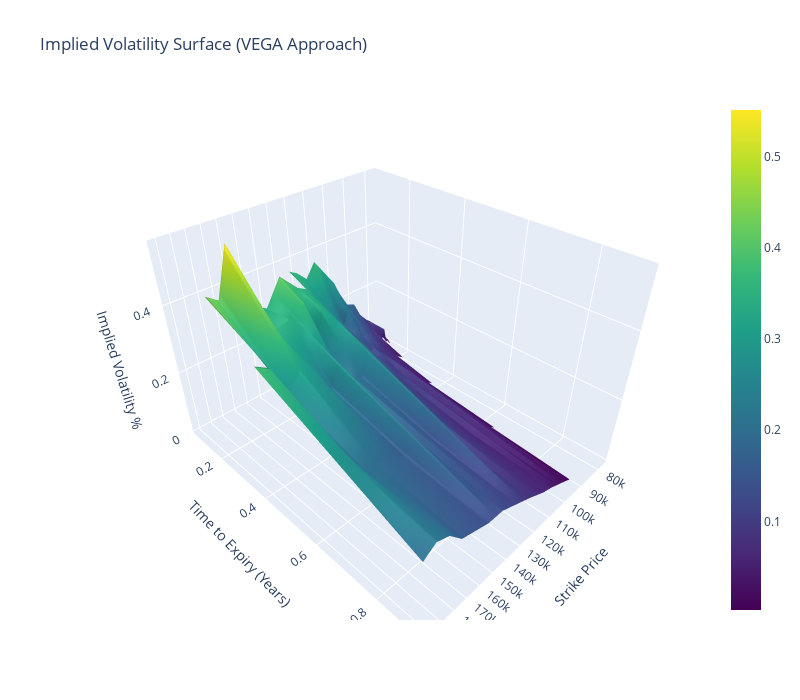

The cell this chart's notebook holds for it:
### Code cell
import plotly.graph_objects as go
import numpy as np
from scipy.interpolate import griddata


# Define the columns needed from your data
strikes = btc_data['Strike Price'].values
times_to_expiration = btc_data['Time to Expiration'].values
implied_vols = btc_data['implied_volatility'].values

# Create meshgrid for strikes and times_to_expiration
X, Y = np.meshgrid(np.unique(strikes), np.unique(times_to_expiration))

# Interpolate the implied volatilities to fill the grid
Z = griddata((strikes, times_to_expiration), implied_vols, (X, Y), method='linear')

# Create the interactive 3D surface plot
fig = go.Figure(data=[go.Surface(z=Z, x=X, y=Y, colorscale='Viridis')])

fig.update_layout(
    title='Implied Volatility Surface (VEGA Approach)',
    autosize=False,
    width=800,
    height=700,
    scene=dict(
        xaxis_title='Strike Price',
        yaxis_title='Time to Expiry (Years)',
        zaxis_title='Implied Volatility %',
        xaxis=dict(type="log")
    )
)

fig.show()

### Figure 1 — Plotly figure (JSON) as saved in the notebook; plotly's stock layout.template omitted (floating-point values rounded to 4 significant figures; data arrays with more than 128 entries replaced by an {"elided": "..."} marker saying what was removed)
{"data": [{"colorscale": [[0, "#440154"], [0.1111, "#482878"], [0.2222, "#3e4989"], [0.3333, "#31688e"], [0.4444, "#26828e"], [0.5556, "#1f9e89"], [0.6667, "#35b779"], [0.7778, "#6ece58"], [0.8889, "#b5de2b"], [1, "#fde725"]], "type": "surface", "x": {"elided": "6x81 int values"}, "y": {"elided": "6x81 float values"}, "z": {"elided": "6x81 float values"}}], "layout": {"autosize": false, "height": 700, "scene": {"xaxis": {"title": {"text": "Strike Price"}, "type": "log"}, "yaxis": {"title": {"text": "Time to Expiry (Years)"}}, "zaxis": {"title": {"text": "Implied Volatility %"}}}, "title": {"text": "Implied Volatility Surface (VEGA Approach)"}, "width": 800}}
